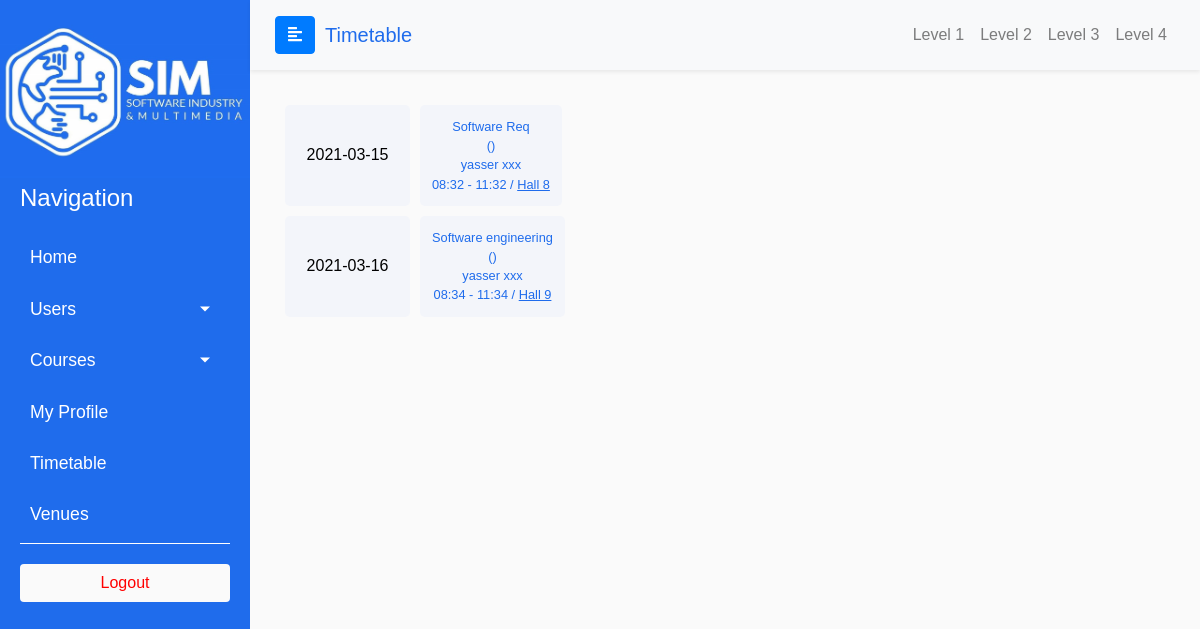
The app's page /admin/timetable.php with its own data.
### tables this page shows
CREATE TABLE `classes` (
  `class_id` int(12) NOT NULL,
  `id_course` int(12) NOT NULL,
  `id_instructor` int(12) NOT NULL,
  `id_venue` int(12) NOT NULL,
  `start` time DEFAULT NULL,
  `end` time DEFAULT NULL,
  `day` varchar(255) DEFAULT NULL,
  `type` varchar(255) DEFAULT NULL,
  `level` int(11) DEFAULT NULL,
  `students_group` int(2) DEFAULT NULL,
  `freq` varchar(255) DEFAULT NULL
);

CREATE TABLE `courses` (
  `course_id` int(12) NOT NULL,
  `name` varchar(255) NOT NULL,
  `credits` int(11) NOT NULL,
  `has_preq` tinyint(1) DEFAULT NULL,
  `has_labs` tinyint(1) DEFAULT NULL,
  `has_practical` tinyint(1) DEFAULT NULL,
  `category` varchar(20) NOT NULL DEFAULT 'university',
  `elective` varchar(5) NOT NULL DEFAULT 'no'
);

CREATE TABLE `users` (
  `id` int(12) NOT NULL,
  `first_name` varchar(255) NOT NULL,
  `middle_name` varchar(255) NOT NULL,
  `last_name` varchar(255) NOT NULL,
  `national_id` bigint(14) NOT NULL,
  `type` varchar(255) NOT NULL,
  `email` varchar(255) NOT NULL,
  `password` varchar(255) NOT NULL,
  `gender` varchar(255) NOT NULL,
  `mobile_number` varchar(255) NOT NULL,
  `home_number` varchar(255) DEFAULT NULL,
  `image_path` text DEFAULT 'profile_images\\profile.png'
);

CREATE TABLE `venues` (
  `venue_id` int(12) NOT NULL,
  `name` varchar(255) NOT NULL,
  `venue_location` text NOT NULL
);

### includes/Admin/admin_functions.php (called while the page is built)
<?php
function getAdminTimetable($level){
    global $conn;
    $query = "SELECT
    c.name AS cname,
    v.name AS vname,
    cl.type,
    cl.start,
    cl.end,
    cl.freq,
    cl.students_group,
    cl.day,
    u.first_name,
    u.middle_name,
    u.last_name
    FROM
        classes cl
    INNER JOIN courses c ON
        c.course_id = cl.id_course
    INNER JOIN venues v ON
        v.venue_id = cl.id_venue
    INNER JOIN instructors i ON
        i.instructor_id = cl.id_instructor
    INNER JOIN users u ON
        u.id = i.id_user
    INNER JOIN open_courses oc ON
        oc.course_id = c.course_id
    WHERE
        oc.level = $level
    ORDER BY CASE
        cl.day WHEN 'saturday' THEN 1 WHEN 'sunday' THEN 2 WHEN 'monday' THEN 3 WHEN 'tuesday' THEN 4 WHEN 'wednesday' THEN 4 WHEN 'thursday' THEN 4
    END,
    cl.start ASC";
    $query_result = mysqli_query($conn, $query);
    $result_array = array();
    if($query_result){
        while($row = mysqli_fetch_assoc($query_result)){
            $day = $row['day'];
            if(!array_key_exists($day, $result_array)){
                $result_array[$day] = array();
            }
            array_push($result_array[$day], $row);
        }
        return $result_array;
    }
    return false;
}
?>

### admin/timetable.php (the view, shortened to what this page needs)
<?php
include "../includes/functions.php";
include "../includes/Admin/admin_functions.php";
$level = "1";
?>
<!DOCTYPE html>
<html>
<head>
    <?php include "../includes/bootstrap_styles_start.php"; ?>
    <link rel="stylesheet" href="../css/rootStyles.css">
    <link rel="stylesheet" href="css/timetable.css">
</head>
<body>
    <div class="wrapper">
        <?php include "../includes/admin_sidebar.php"; ?>
        <div id="content">
            <nav class="navbar navbar-expand-lg sticky-top navbar-light bg-light shadow-sm">
                <div class="container-fluid">
                    <button type="button" id="sidebarCollapse" class="btn btn-primary">
                        <i class="fas fa-align-left"></i>
                    </button>
                    <a class="navbar-brand" id="page-title" href="#">Timetable</a>
                    <div class="collapse navbar-collapse" id="navbarSupportedContent">
                        <ul class="nav navbar-nav ml-auto secondary-navigation">
                            <li class="nav-item ">
                                <a class="nav-link" href="timetable.php?level=1">Level 1</a>
                            </li>
                            <li class="nav-item ">
                                <a class="nav-link" href="timetable.php?level=2">Level 2</a>
                            </li>
                            <li class="nav-item ">
                                <a class="nav-link" href="timetable.php?level=3">Level 3</a>
                            </li>
                            <li class="nav-item ">
                                <a class="nav-link" href="timetable.php?level=4">Level 4</a>
                            </li>
                        </ul>
                    </div>
                </div>
            </nav>
            <div class="page-body">
                <table class="table table-borderless table-responsive-lg">
                    <tbody>
                        <?php
                        $timetable = getAdminTimetable($level);
                        if ($timetable) {
                            foreach($timetable as $day => $data){
                                ?>
                                <tr class='table-row' >
                                    <td class='table-cell day-cell' style='color: black;'> <?php echo ucfirst($day) ?></td>
                                <?php
                                $length = count($data);
                                for($i = 0; $i < $length; $i++){
                                    if($i == $length -1){
                                        ?>
                                        <td class='table-cell content-cell'>
                                            <span class='name'>
                                                <?php echo $data[$i]['cname']; ?>
                                            </span>
                                            <span class='type'>
                                                <?php echo $data[$i]['type'] . " (" . $data[$i]['freq'] . ")" ; ?>
                                            </span>
                                            <span class='instructor'>
                                                <?php echo $data[$i]['first_name'] . " " . $data[$i]['last_name']; ?>
                                            </span>
                                            <div class='description'>
                                                <span>
                                                    <?php echo substr($data[$i]['start'], 0 , 5) . " - " . substr($data[$i]['end'], 0 , 5); ?> /
                                                </span>
                                                <a href='#' class='location'>
                                                    <?php echo $data[$i]['vname']; ?>
                                                </a>
                                            </div>
                                        </td>
                                        <?php
                                    }
                                }
                                echo "</tr>";
                            }
                        }else{
                            echo "timetable doesn't exist";
                        }
                        ?>
                    </tbody>
                </table>
            </div>
        </div>
    </div>
</body>
</html>

### css/rootStyles.css (style rules this page uses)
:root { --primary: rgb(31,108,236); --danger: red; }
body { font-family: 'Poppins', sans-serif; background: #fafafa; }
a, a:hover, a:focus { color: inherit; text-decoration: none; transition: all 0.3s; }
.navbar { padding: 15px 10px; background: #fff; border: none; border-radius: 0; margin-bottom: 30px; box-shadow: 1px 1px 3px rgba(0, 0, 0, 0.1); }
.navbar-brand#page-title { margin-left: 10px; color: var(--primary) !important; }
.page-body { padding: 0 30px; }
.wrapper { display: flex; width: 100%; }
#content { width: calc(100% - 250px); min-height: 100vh; transition: all 0.3s; position: absolute; top: 0; right: 0; }

### admin/css/timetable.css (style rules this page uses)
:root { --primary: rgb(31, 108, 236); --primary5shade: rgb(31, 108, 236, 0.03); }
.table-row { display: flex; flex-direction: row; justify-content: flex-start; align-items: stretch; color: var(--primary); }
.table-cell { background-color: var(--primary5shade); border-radius: 5px; margin: 5px; }
.day-cell { display: flex; justify-content: center; align-items: center; min-width: 125px; font-size: 1rem; }
.content-cell { display: flex; flex-direction: column; justify-content: center; align-items: center; font-size: 0.8rem; text-align: center; }
.content-cell .description .location { text-decoration: underline; }

### records on screen
classes: id_course.name "Software Req", users.first_name "yasser", users.last_name "xxx", start "08:32", end "11:32", id_venue.name "Hall 8"
classes: day "2021-03-16", id_course.name "Software engineering", users.first_name "yasser", users.last_name "xxx", start "08:34", end "11:34", id_venue.name "Hall 9"

### other values on screen
$day "2021-03-15"
